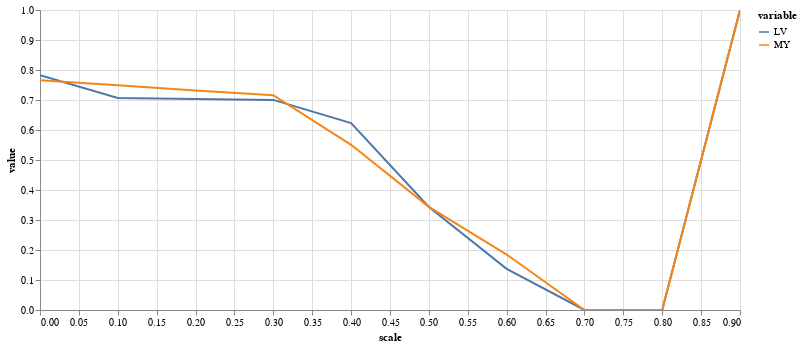

Here is the notebook cell this chart was saved with:
### Code cell
(alt
 .Chart(results.melt(id_vars=['scale'],value_vars=['LV','MY']))
 .mark_line()
 .encode(
     x="scale",
     y="value",
     color="variable",
     tooltip="value"
 )
 .properties(width=700,height=300)
 .interactive()
)

### Figure 1 — Vega-Lite specification as saved in the notebook (floating-point values rounded to 4 significant figures)
{"config": {"view": {"continuousWidth": 400, "continuousHeight": 300}}, "data": {"name": "data-ecac2ad552f6e51044b041013ef047e8"}, "mark": "line", "encoding": {"color": {"field": "variable", "type": "nominal"}, "tooltip": {"field": "value", "type": "quantitative"}, "x": {"field": "scale", "type": "quantitative"}, "y": {"field": "value", "type": "quantitative"}}, "height": 300, "selection": {"selector005": {"type": "interval", "bind": "scales", "encodings": ["x", "y"]}}, "width": 700, "$schema": "https://vega.github.io/schema/vega-lite/v4.17.0.json", "datasets": {"data-ecac2ad552f6e51044b041013ef047e8": [{"scale": 0.0, "variable": "LV", "value": 0.7826}, {"scale": 0.1, "variable": "LV", "value": 0.7068}, {"scale": 0.2, "variable": "LV", "value": 0.7032}, {"scale": 0.3, "variable": "LV", "value": 0.7003}, {"scale": 0.4, "variable": "LV", "value": 0.623}, {"scale": 0.5, "variable": "LV", "value": 0.3433}, {"scale": 0.6, "variable": "LV", "value": 0.1373}, {"scale": 0.7, "variable": "LV", "value": 0.0}, {"scale": 0.8, "variable": "LV", "value": 0.0}, {"scale": 0.9, "variable": "LV", "value": 1.0}, {"scale": 0.0, "variable": "MY", "value": 0.7656}, {"scale": 0.1, "variable": "MY", "value": 0.7495}, {"scale": 0.2, "variable": "MY", "value": 0.7318}, {"scale": 0.3, "variable": "MY", "value": 0.7161}, {"scale": 0.4, "variable": "MY", "value": 0.5506}, {"scale": 0.5, "variable": "MY", "value": 0.3437}, {"scale": 0.6, "variable": "MY", "value": 0.1848}, {"scale": 0.7, "variable": "MY", "value": 0.0}, {"scale": 0.8, "variable": "MY", "value": 0.0}, {"scale": 0.9, "variable": "MY", "value": 1.0}]}}
